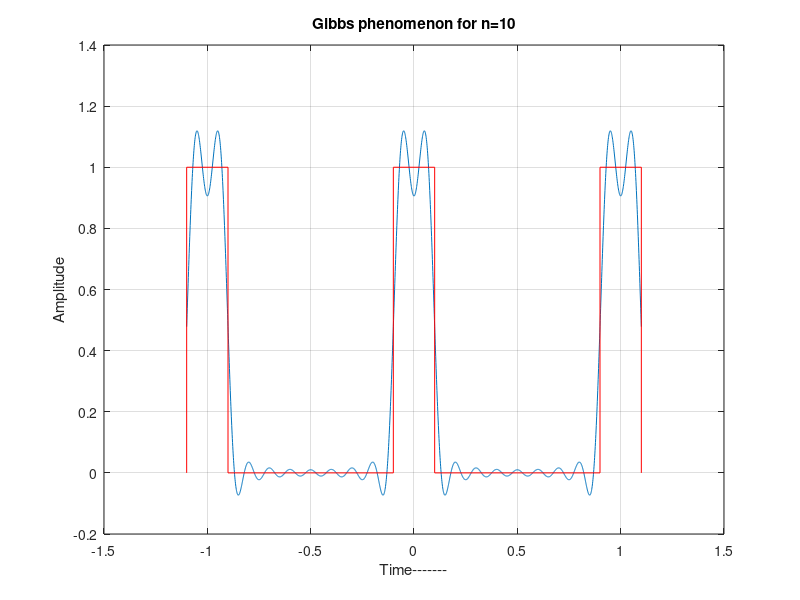

Source code (MATLAB):
%%
%Verification of Gibb's Phenomenon
t=-1.1:0.001:1.1;
T=1; %period of rectangular pulse train
tau=0.2; %width of pulse
a0=tau/T;
n=10; %number of harmonics components
ft=a0;
for i=1:n,
ft=ft+(2/T)*tau*sinc(i*tau/T)*cos(2*pi*i*t/T);
end
plot(t, ft); %plot the sum of the Fourier components
xlabel('Time-------');
ylabel('Amplitude');
title('Gibbs phenomenon for n=10');
hold on;
t=[-1.1 -1.1 -0.9 -0.9 -0.5 -0.1 -0.1 0.1 0.1 0.5 0.9 0.9 1.1 1.1];
ft=[0 1 1 0 0 0 1 1 0 0 0 1 1 0];
plot(t, ft, 'r'); %plots the original pulse wave
hold off;
grid on